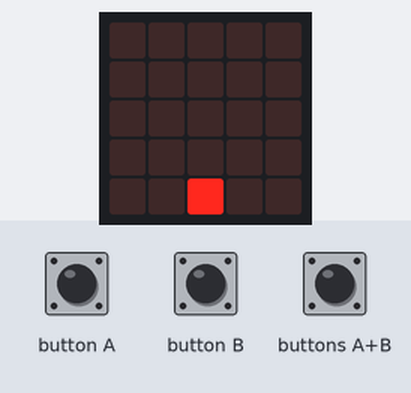
A program run on a simulated BBC micro:bit (MakeCode). Parts: the board's 5×5 LED display. Inputs (shaded band) come from the test bench. Random numbers come from a fixed seed.

Above: at 1.2 s.
1.3 s: button A pressed for 0.15 s
At 2.5 s:
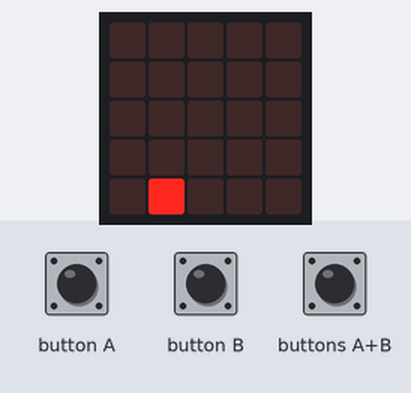
2.9 s: buttons A+B pressed for 0.15 s
At 3.7 s:
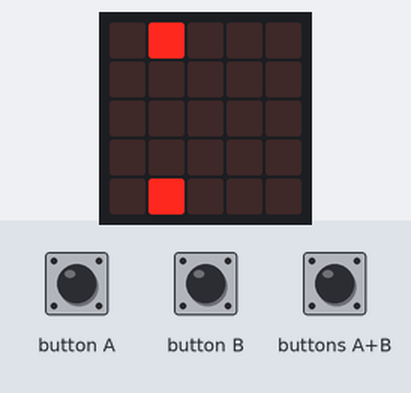
4.5 s: button B pressed for 0.15 s
At 4.9 s:
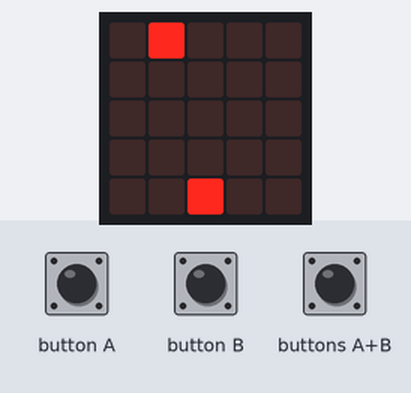
6.1 s: buttons A+B pressed for 1 s
At 7.4 s:
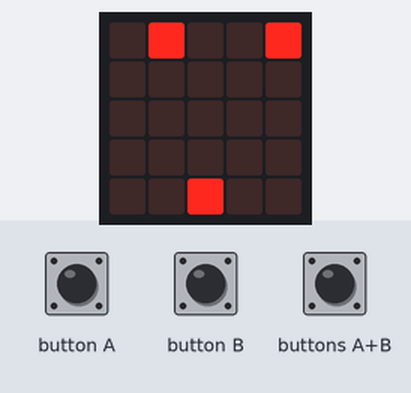
8.6 s: button A pressed for 0.15 s
At 9.3 s:
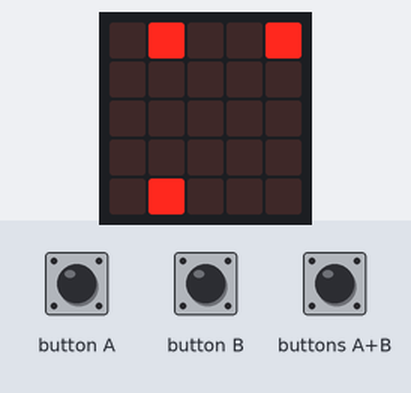
10.2 s: buttons A+B pressed for 0.15 s
At 11.7 s:
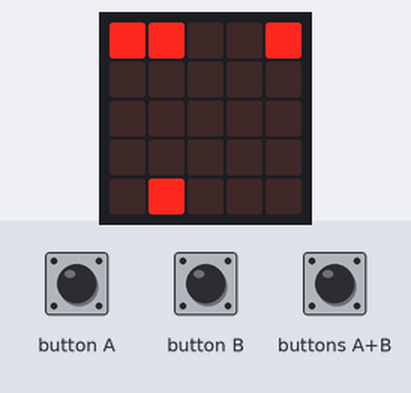
Timing chart, 0 to 12.8 s (numbered marks = the images above; inputs shaded):
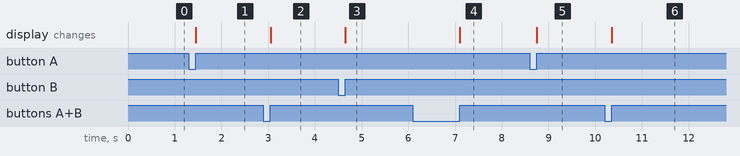

The program:

main.ts
```typescript
input.onButtonPressed(Button.A, function () {
    if (Speler.get(LedSpriteProperty.X) == 0) {
        Speler.set(LedSpriteProperty.X, 4)
    } else {
        Speler.change(LedSpriteProperty.X, -1)
    }
})
input.onButtonPressed(Button.AB, function () {
    Fruit = game.createSprite(randint(0, 4), 0)
})
input.onButtonPressed(Button.B, function () {
    if (Speler.get(LedSpriteProperty.X) == 4) {
        Speler.set(LedSpriteProperty.X, 0)
    } else {
        Speler.change(LedSpriteProperty.X, 1)
    }
})
let Fruit: game.LedSprite = null
let Speler: game.LedSprite = null
game.setLife(3)
Speler = game.createSprite(2, 4)
basic.forever(function () {

})
```

test.ts
```typescript
// tests gaan hier; deze zal niet worden gecompileerd wanneer dit pakket wordt gebruikt als extensie.
```

Measured:
- after the input at 1.3 s, the display: changes after 0.15 s (image 1)
- after the input at 2.9 s, the display: changes after 0.15 s (image 2)
- after the input at 4.5 s, the display: changes after 0.15 s (image 3)
- after the input at 6.1 s, the display: changes after 1.0 s (image 4)
- after the input at 8.6 s, the display: changes after 0.15 s (image 5)
- after the input at 10.2 s, the display: changes after 0.15 s (image 6)
